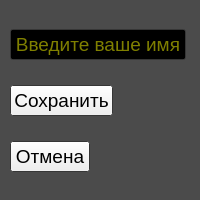
<?xml version="1.0" encoding="UTF-8"?>
<ui version="4.0">
 <class>SaveResultsWgt</class>
 <widget class="QWidget" name="SaveResultsWgt">
  <property name="geometry">
   <rect>
    <x>0</x>
    <y>0</y>
    <width>200</width>
    <height>200</height>
   </rect>
  </property>
  <property name="palette">
   <palette>
    <active>
     <colorrole role="Base">
      <brush brushstyle="SolidPattern">
       <color alpha="255">
        <red>255</red>
        <green>170</green>
        <blue>0</blue>
       </color>
      </brush>
     </colorrole>
     <colorrole role="Window">
      <brush brushstyle="SolidPattern">
       <color alpha="255">
        <red>75</red>
        <green>75</green>
        <blue>75</blue>
       </color>
      </brush>
     </colorrole>
     <colorrole role="AlternateBase">
      <brush brushstyle="SolidPattern">
       <color alpha="255">
        <red>255</red>
        <green>170</green>
        <blue>0</blue>
       </color>
      </brush>
     </colorrole>
    </active>
    <inactive>
     <colorrole role="Base">
      <brush brushstyle="SolidPattern">
       <color alpha="255">
        <red>255</red>
        <green>170</green>
        <blue>0</blue>
       </color>
      </brush>
     </colorrole>
     <colorrole role="Window">
      <brush brushstyle="SolidPattern">
       <color alpha="255">
        <red>75</red>
        <green>75</green>
        <blue>75</blue>
       </color>
      </brush>
     </colorrole>
     <colorrole role="AlternateBase">
      <brush brushstyle="SolidPattern">
       <color alpha="255">
        <red>255</red>
        <green>170</green>
        <blue>0</blue>
       </color>
      </brush>
     </colorrole>
    </inactive>
    <disabled>
     <colorrole role="Base">
      <brush brushstyle="SolidPattern">
       <color alpha="255">
        <red>75</red>
        <green>75</green>
        <blue>75</blue>
       </color>
      </brush>
     </colorrole>
     <colorrole role="Window">
      <brush brushstyle="SolidPattern">
       <color alpha="255">
        <red>75</red>
        <green>75</green>
        <blue>75</blue>
       </color>
      </brush>
     </colorrole>
     <colorrole role="AlternateBase">
      <brush brushstyle="SolidPattern">
       <color alpha="255">
        <red>255</red>
        <green>170</green>
        <blue>0</blue>
       </color>
      </brush>
     </colorrole>
    </disabled>
   </palette>
  </property>
  <property name="windowTitle">
   <string>Form</string>
  </property>
  <widget class="QWidget" name="verticalLayoutWidget">
   <property name="geometry">
    <rect>
     <x>10</x>
     <y>10</y>
     <width>186</width>
     <height>181</height>
    </rect>
   </property>
   <layout class="QVBoxLayout" name="verticalLayout">
    <item>
     <widget class="QLineEdit" name="lineEdit">
      <property name="sizePolicy">
       <sizepolicy hsizetype="Fixed" vsizetype="Fixed">
        <horstretch>0</horstretch>
        <verstretch>0</verstretch>
       </sizepolicy>
      </property>
      <property name="palette">
       <palette>
        <active>
         <colorrole role="WindowText">
          <brush brushstyle="SolidPattern">
           <color alpha="255">
            <red>255</red>
            <green>255</green>
            <blue>0</blue>
           </color>
          </brush>
         </colorrole>
         <colorrole role="Button">
          <brush brushstyle="SolidPattern">
           <color alpha="255">
            <red>255</red>
            <green>170</green>
            <blue>0</blue>
           </color>
          </brush>
         </colorrole>
         <colorrole role="Light">
          <brush brushstyle="SolidPattern">
           <color alpha="255">
            <red>255</red>
            <green>170</green>
            <blue>0</blue>
           </color>
          </brush>
         </colorrole>
         <colorrole role="Midlight">
          <brush brushstyle="SolidPattern">
           <color alpha="255">
            <red>255</red>
            <green>170</green>
            <blue>0</blue>
           </color>
          </brush>
         </colorrole>
         <colorrole role="Text">
          <brush brushstyle="SolidPattern">
           <color alpha="255">
            <red>255</red>
            <green>255</green>
            <blue>0</blue>
           </color>
          </brush>
         </colorrole>
         <colorrole role="BrightText">
          <brush brushstyle="SolidPattern">
           <color alpha="255">
            <red>255</red>
            <green>170</green>
            <blue>0</blue>
           </color>
          </brush>
         </colorrole>
         <colorrole role="Base">
          <brush brushstyle="SolidPattern">
           <color alpha="255">
            <red>0</red>
            <green>0</green>
            <blue>0</blue>
           </color>
          </brush>
         </colorrole>
         <colorrole role="Shadow">
          <brush brushstyle="SolidPattern">
           <color alpha="255">
            <red>255</red>
            <green>170</green>
            <blue>0</blue>
           </color>
          </brush>
         </colorrole>
         <colorrole role="HighlightedText">
          <brush brushstyle="SolidPattern">
           <color alpha="255">
            <red>255</red>
            <green>170</green>
            <blue>0</blue>
           </color>
          </brush>
         </colorrole>
         <colorrole role="AlternateBase">
          <brush brushstyle="SolidPattern">
           <color alpha="255">
            <red>255</red>
            <green>170</green>
            <blue>0</blue>
           </color>
          </brush>
         </colorrole>
         <colorrole role="ToolTipBase">
          <brush brushstyle="SolidPattern">
           <color alpha="255">
            <red>255</red>
            <green>170</green>
            <blue>0</blue>
           </color>
          </brush>
         </colorrole>
         <colorrole role="PlaceholderText">
          <brush brushstyle="SolidPattern">
           <color alpha="128">
            <red>255</red>
            <green>255</green>
            <blue>0</blue>
           </color>
          </brush>
         </colorrole>
        </active>
        <inactive>
         <colorrole role="WindowText">
          <brush brushstyle="SolidPattern">
           <color alpha="255">
            <red>255</red>
            <green>255</green>
            <blue>0</blue>
           </color>
          </brush>
         </colorrole>
         <colorrole role="Button">
          <brush brushstyle="SolidPattern">
           <color alpha="255">
            <red>255</red>
            <green>170</green>
            <blue>0</blue>
           </color>
          </brush>
         </colorrole>
         <colorrole role="Light">
          <brush brushstyle="SolidPattern">
           <color alpha="255">
            <red>255</red>
            <green>170</green>
            <blue>0</blue>
           </color>
          </brush>
         </colorrole>
         <colorrole role="Midlight">
          <brush brushstyle="SolidPattern">
           <color alpha="255">
            <red>255</red>
            <green>170</green>
            <blue>0</blue>
           </color>
          </brush>
         </colorrole>
         <colorrole role="Text">
          <brush brushstyle="SolidPattern">
           <color alpha="255">
            <red>255</red>
            <green>255</green>
            <blue>0</blue>
           </color>
          </brush>
         </colorrole>
         <colorrole role="BrightText">
          <brush brushstyle="SolidPattern">
           <color alpha="255">
            <red>255</red>
            <green>170</green>
            <blue>0</blue>
           </color>
          </brush>
         </colorrole>
         <colorrole role="Base">
          <brush brushstyle="SolidPattern">
           <color alpha="255">
            <red>0</red>
            <green>0</green>
            <blue>0</blue>
           </color>
          </brush>
         </colorrole>
         <colorrole role="Shadow">
          <brush brushstyle="SolidPattern">
           <color alpha="255">
            <red>255</red>
            <green>170</green>
            <blue>0</blue>
           </color>
          </brush>
         </colorrole>
         <colorrole role="HighlightedText">
          <brush brushstyle="SolidPattern">
           <color alpha="255">
            <red>255</red>
            <green>170</green>
            <blue>0</blue>
           </color>
          </brush>
         </colorrole>
         <colorrole role="AlternateBase">
          <brush brushstyle="SolidPattern">
           <color alpha="255">
            <red>255</red>
            <green>170</green>
            <blue>0</blue>
           </color>
          </brush>
         </colorrole>
         <colorrole role="ToolTipBase">
          <brush brushstyle="SolidPattern">
           <color alpha="255">
            <red>255</red>
            <green>170</green>
            <blue>0</blue>
           </color>
          </brush>
         </colorrole>
         <colorrole role="PlaceholderText">
          <brush brushstyle="SolidPattern">
           <color alpha="128">
            <red>255</red>
            <green>255</green>
            <blue>0</blue>
           </color>
          </brush>
         </colorrole>
        </inactive>
        <disabled>
         <colorrole role="WindowText">
          <brush brushstyle="SolidPattern">
           <color alpha="255">
            <red>120</red>
            <green>120</green>
            <blue>120</blue>
           </color>
          </brush>
         </colorrole>
         <colorrole role="Button">
          <brush brushstyle="SolidPattern">
           <color alpha="255">
            <red>255</red>
            <green>170</green>
            <blue>0</blue>
           </color>
          </brush>
         </colorrole>
         <colorrole role="Light">
          <brush brushstyle="SolidPattern">
           <color alpha="255">
            <red>255</red>
            <green>170</green>
            <blue>0</blue>
           </color>
          </brush>
         </colorrole>
         <colorrole role="Midlight">
          <brush brushstyle="SolidPattern">
           <color alpha="255">
            <red>255</red>
            <green>170</green>
            <blue>0</blue>
           </color>
          </brush>
         </colorrole>
         <colorrole role="Text">
          <brush brushstyle="SolidPattern">
           <color alpha="255">
            <red>120</red>
            <green>120</green>
            <blue>120</blue>
           </color>
          </brush>
         </colorrole>
         <colorrole role="BrightText">
          <brush brushstyle="SolidPattern">
           <color alpha="255">
            <red>255</red>
            <green>170</green>
            <blue>0</blue>
           </color>
          </brush>
         </colorrole>
         <colorrole role="Base">
          <brush brushstyle="SolidPattern">
           <color alpha="255">
            <red>0</red>
            <green>0</green>
            <blue>0</blue>
           </color>
          </brush>
         </colorrole>
         <colorrole role="Shadow">
          <brush brushstyle="SolidPattern">
           <color alpha="255">
            <red>255</red>
            <green>170</green>
            <blue>0</blue>
           </color>
          </brush>
         </colorrole>
         <colorrole role="HighlightedText">
          <brush brushstyle="SolidPattern">
           <color alpha="255">
            <red>255</red>
            <green>170</green>
            <blue>0</blue>
           </color>
          </brush>
         </colorrole>
         <colorrole role="AlternateBase">
          <brush brushstyle="SolidPattern">
           <color alpha="255">
            <red>255</red>
            <green>170</green>
            <blue>0</blue>
           </color>
          </brush>
         </colorrole>
         <colorrole role="ToolTipBase">
          <brush brushstyle="SolidPattern">
           <color alpha="255">
            <red>255</red>
            <green>170</green>
            <blue>0</blue>
           </color>
          </brush>
         </colorrole>
         <colorrole role="PlaceholderText">
          <brush brushstyle="SolidPattern">
           <color alpha="128">
            <red>0</red>
            <green>0</green>
            <blue>0</blue>
           </color>
          </brush>
         </colorrole>
        </disabled>
       </palette>
      </property>
      <property name="font">
       <font>
        <pointsize>14</pointsize>
       </font>
      </property>
      <property name="layoutDirection">
       <enum>Qt::LeftToRight</enum>
      </property>
      <property name="inputMask">
       <string/>
      </property>
      <property name="text">
       <string/>
      </property>
      <property name="maxLength">
       <number>10</number>
      </property>
      <property name="alignment">
       <set>Qt::AlignCenter</set>
      </property>
      <property name="placeholderText">
       <string>Введите ваше имя</string>
      </property>
     </widget>
    </item>
    <item>
     <widget class="QPushButton" name="pushButton">
      <property name="sizePolicy">
       <sizepolicy hsizetype="Fixed" vsizetype="Fixed">
        <horstretch>0</horstretch>
        <verstretch>0</verstretch>
       </sizepolicy>
      </property>
      <property name="font">
       <font>
        <pointsize>14</pointsize>
       </font>
      </property>
      <property name="text">
       <string>Сохранить</string>
      </property>
     </widget>
    </item>
    <item>
     <widget class="QPushButton" name="pushButton_2">
      <property name="sizePolicy">
       <sizepolicy hsizetype="Fixed" vsizetype="Fixed">
        <horstretch>0</horstretch>
        <verstretch>0</verstretch>
       </sizepolicy>
      </property>
      <property name="font">
       <font>
        <pointsize>14</pointsize>
       </font>
      </property>
      <property name="text">
       <string>Отмена</string>
      </property>
     </widget>
    </item>
   </layout>
  </widget>
  <widget class="QLabel" name="back">
   <property name="geometry">
    <rect>
     <x>0</x>
     <y>0</y>
     <width>47</width>
     <height>13</height>
    </rect>
   </property>
   <property name="text">
    <string/>
   </property>
  </widget>
 </widget>
 <resources/>
 <connections/>
</ui>
